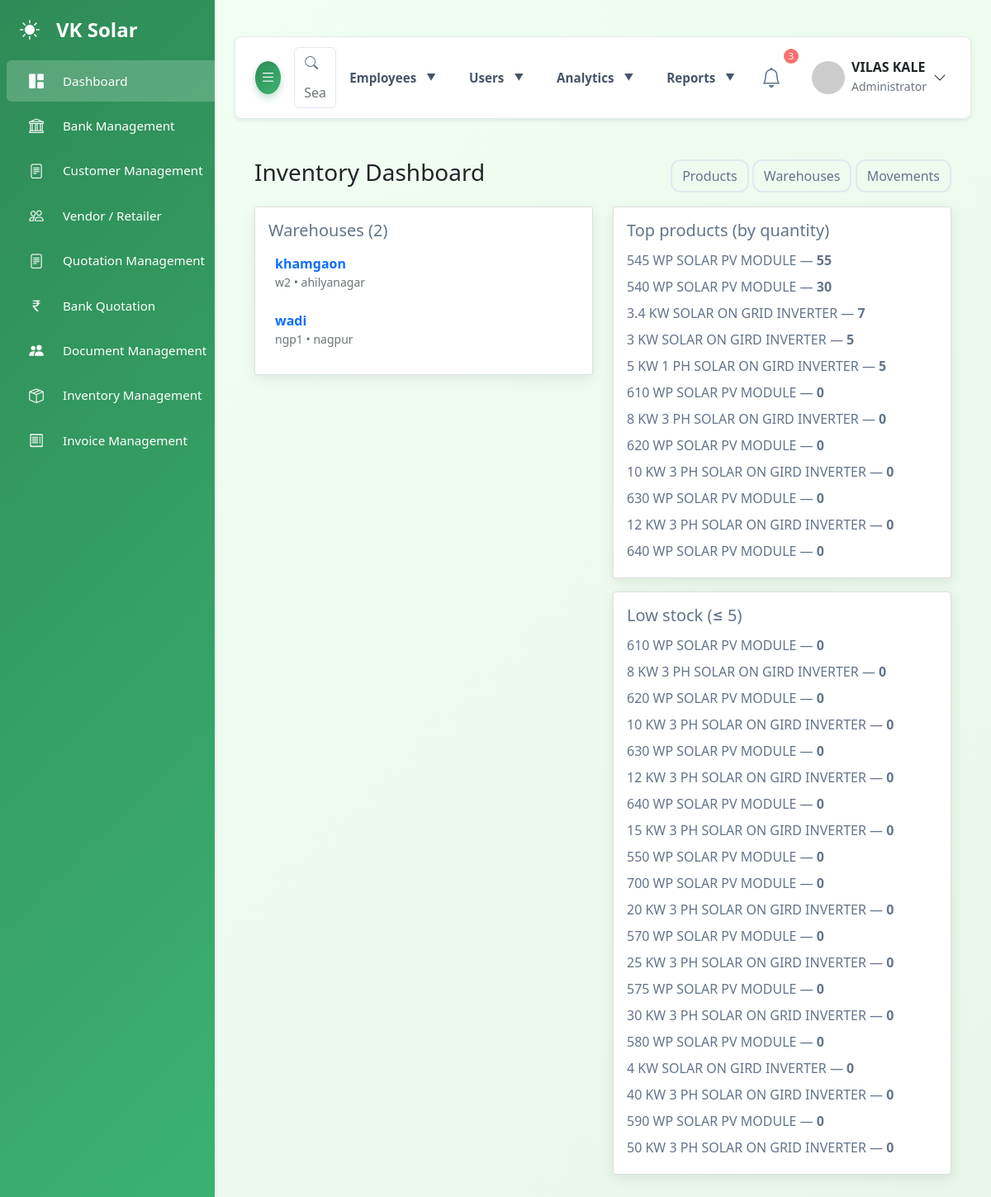
The app's page /admin/inventory/inventory_dashboard.php (signed in) with its own data.
### tables this page shows
CREATE TABLE `warehouses` (
  `id` int NOT NULL,
  `name` varchar(150) NOT NULL,
  `code` varchar(50) DEFAULT NULL,
  `address` text,
  `city` varchar(100) DEFAULT NULL,
  `state` varchar(100) DEFAULT NULL,
  `pincode` varchar(12) DEFAULT NULL,
  `contact_name` varchar(100) DEFAULT NULL,
  `contact_phone` varchar(20) DEFAULT NULL,
  `image` varchar(255) DEFAULT NULL,
  `created_by` int DEFAULT NULL,
  `created_at` timestamp NULL DEFAULT CURRENT_TIMESTAMP,
  `updated_at` timestamp NULL DEFAULT CURRENT_TIMESTAMP ON UPDATE CURRENT_TIMESTAMP
);

CREATE TABLE `products` (
  `id` int NOT NULL,
  `product_id` varchar(20)  NOT NULL,
  `name` varchar(255)  NOT NULL,
  `category_id` int DEFAULT NULL,
  `hsn_code` varchar(50)  DEFAULT NULL,
  `created_by` int DEFAULT NULL,
  `created_at` datetime DEFAULT CURRENT_TIMESTAMP,
  `updated_at` datetime DEFAULT CURRENT_TIMESTAMP ON UPDATE CURRENT_TIMESTAMP
);

### admin/inventory/inventory_dashboard.php (the view, shortened to what this page needs)
<?php
require_once __DIR__ . '/../connect/auth_middleware.php';
$warehouses = $conn->query("SELECT id,name,code,city,image FROM warehouses ORDER BY name")->fetch_all(MYSQLI_ASSOC);
$top = $conn->query("SELECT p.id,p.name, COALESCE(SUM(ws.quantity),0) as total
                     FROM products p
                     LEFT JOIN warehouse_stock ws ON ws.product_id = p.id
                     GROUP BY p.id ORDER BY total DESC LIMIT 12")->fetch_all(MYSQLI_ASSOC);
$threshold = 5;
$low = $conn->query("SELECT p.id,p.name, COALESCE(SUM(ws.quantity),0) as total
                     FROM products p
                     LEFT JOIN warehouse_stock ws ON ws.product_id = p.id
                     GROUP BY p.id HAVING total <= {$threshold} ORDER BY total ASC LIMIT 20")->fetch_all(MYSQLI_ASSOC);
?>
<!doctype html><html><head><meta charset="utf-8"><title>Inventory Dashboard</title>
  <?php require_once __DIR__ . '/../include/head2.php'; ?>
    <link href="https://cdn.jsdelivr.net/npm/bootstrap@5.1.3/dist/css/bootstrap.min.css" rel="stylesheet">
</head><body>
    <?php $cwd = getcwd(); chdir(__DIR__ . '/..'); include 'include/sidebar.php'; chdir($cwd); ?>
<div id="main-content">
<?php $cwd = getcwd(); chdir(__DIR__ . '/..'); include 'include/navbar.php'; chdir($cwd); ?>
<main class="container py-4">
  <div class="d-flex justify-content-between align-items-center mb-3">
    <h3>Inventory Dashboard</h3>
    <div>
      <a href="products.php" class="btn btn-outline-secondary">Products</a>
      <a href="warehouses.php" class="btn btn-outline-secondary">Warehouses</a>
      <a href="stock_movements.php" class="btn btn-outline-secondary">Movements</a>
    </div>
  </div>
  <div class="row mb-4">
    <div class="col-md-6">
      <div class="card p-3 mb-3">
        <h5>Warehouses (<?= count($warehouses) ?>)</h5>
        <div class="row">
          <?php foreach($warehouses as $w): ?>
            <div class="col-12 mb-2">
              <a class="d-block p-2" href="warehouse_view.php?id=<?= intval($w['id']) ?>" style="text-decoration:none">
                <strong><?= htmlspecialchars($w['name']) ?></strong>
                <div class="text-muted small"><?= htmlspecialchars($w['code'] ?? '') ?> <?= $w['city'] ? ' • '.htmlspecialchars($w['city']) : '' ?></div>
              </a>
            </div>
          <?php endforeach; ?>
        </div>
      </div>
    </div>
    <div class="col-md-6">
      <div class="card p-3 mb-3">
        <h5>Top products (by quantity)</h5>
        <ul class="list-unstyled mb-0">
          <?php foreach($top as $t): ?>
            <li class="py-1">
              <?= htmlspecialchars($t['name']) ?>  — <strong><?= intval($t['total']) ?></strong>
            </li>
          <?php endforeach; ?>
        </ul>
      </div>
      <div class="card p-3">
        <h5>Low stock (≤ <?= intval($threshold) ?>)</h5>
        <?php if (empty($low)): ?><div class="text-muted">No low stock items</div><?php else: ?>
        <ul class="list-unstyled mb-0">
          <?php foreach($low as $l): ?>
            <li class="py-1"><?= htmlspecialchars($l['name']) ?> — <strong><?= intval($l['total']) ?></strong></li>
          <?php endforeach; ?>
        </ul>
        <?php endif; ?>
      </div>
    </div>
  </div>
</main>
</div>
</body></html>

### admin/css&js/style.css (style rules this page uses)
:root { --primary: #2e8b57; --primary-light: #3cb371; --primary-dark: #1e6b47; --secondary: #f5f5f5; --accent: #87ceeb; --accent-light: #b0e2ff; --earth: #d2b48c; --earth-light: #f0e6d6; --dark: #2c3e50; --light: #f8f9fa; --gradient-primary: linear-gradient( 135deg, var(--primary) 0%, var(--primary-light) 100% ); --gradient-secondary: linear-gradient( 135deg, var(--earth-light) 0%, var(--secondary) 100% ); --gradient-hero: linear-gradient( 135deg, rgba(46, 139, 87, 0.85) 0%, rgba(60, 179, 113, 0.85) 100% ); --gradient-nature: linear-gradient( 135deg, var(--primary) 0%, var(--accent) 100% ); --background-light: #f1f5f9; --text-light: #64748b; --card-bg-light: #ffffff; --border-color-light: #e2e8f0; --success-color: #10b981; --danger-color: #f87171; --warning-color: #fbbf24; }
body { font-family: "Inter", sans-serif; background-color: var(--background-light); color: var(--text-light); padding-top: 20px; overflow-x: hidden; }
#main-content { margin-left: 260px; padding: 1.5rem; transition: margin-left 0.3s ease-in-out; }
.card { border: none; border-radius: 0.5rem; box-shadow: 0 0.1rem 0.5rem rgba(0, 0, 0, 0.05); transition: all 0.3s; background-color: var(--card-bg-light); color: var(--text-light); border: 1px solid var(--border-color-light); }

### admin/css&js/carousel.css (style rules this page uses)
:root { --primary: #2e8b57; --primary-light: #3cb371; --primary-dark: #1e6b47; --secondary: #f5f5f5; --accent: #87ceeb; --dark: #2c3e50; --light: #f8f9fa; --gradient-primary: linear-gradient( 135deg, var(--primary) 0%, var(--primary-light) 100% ); --background-light: #f1f5f9; --text-light: #64748b; --card-bg-light: #ffffff; --border-color-light: #e2e8f0; --success-color: #10b981; --danger-color: #f87171; --warning-color: #fbbf24; }
body { font-family: "Inter", sans-serif; background-color: var(--background-light); color: var(--text-light); padding-top: 20px; overflow-x: hidden; }
#main-content { margin-left: 260px; padding: 1.5rem; transition: margin-left 0.3s ease-in-out; }
.card { border: none; border-radius: 1rem; box-shadow: 0 0.5rem 1.5rem rgba(46, 139, 87, 0.08); transition: all 0.3s; background: var(--card-bg-light); color: var(--text-light); overflow: hidden; }
.btn-outline-secondary { border: 2px solid var(--border-color-light) !important; color: var(--text-light) !important; border-radius: 0.75rem !important; transition: all 0.3s ease; font-weight: 600; padding: 12px 30px; }

### admin/css&js/logo&brand.css (style rules this page uses)
:root { --primary-green: #48bb78; --dark-green: #38a169; --light-green: #c6f6d5; --accent-green: #68d391; --text-dark: #2d3748; --text-light: #718096; --bg-light: #f7fafc; --border: #e2e8f0; --shadow: 0 2px 4px -1px rgba(0, 0, 0, 0.1), 0 1px 2px -1px rgba(0, 0, 0, 0.06); --shadow-lg: 0 4px 6px -1px rgba(0, 0, 0, 0.1), 0 2px 4px -1px rgba(0, 0, 0, 0.06); }
.text-muted { color: var(--text-light) !important; }
.small { font-size: 0.8rem; }

### admin/css&js/project.css (style rules this page uses)
:root { --primary: #2e8b57; --primary-light: #3cb371; --primary-dark: #1e6b47; --secondary: #f5f5f5; --accent: #87ceeb; --accent-light: #b0e2ff; --earth: #d2b48c; --earth-light: #f0e6d6; --dark: #2c3e50; --light: #f8f9fa; --gradient-primary: linear-gradient( 135deg, var(--primary) 0%, var(--primary-light) 100% ); --background-light: #f1f5f9; --text-light: #64748b; --card-bg-light: #ffffff; --border-color-light: #e2e8f0; --success-color: #10b981; --danger-color: #f87171; --warning-color: #fbbf24; }
body { font-family: "Inter", sans-serif; background-color: var(--background-light); color: var(--text-light); padding-top: 20px; overflow-x: hidden; }
#main-content { margin-left: 260px; padding: 1.5rem; transition: margin-left 0.3s ease-in-out; }
.card { border: none; border-radius: 0.5rem; box-shadow: 0 0.1rem 0.5rem rgba(0, 0, 0, 0.05); transition: all 0.3s; background-color: var(--card-bg-light); color: var(--text-light); border: 1px solid var(--border-color-light); }

### admin/css&js/view-project.css (style rules this page uses)
:root { --primary-color: #2e8b57; --secondary-color: #3cb371; --light-color: #f5f5f5; --dark-color: #333; --border-radius: 10px; --box-shadow: 0 3px 10px rgba(0, 0, 0, 0.08); --transition: all 0.3s ease; }
body { background-color: #f8f9fa; font-family: "Segoe UI", Tahoma, Geneva, Verdana, sans-serif; line-height: 1.6; }

### admin/css&js/view-product.css (style rules this page uses)
:root { --primary-color: #2e8b57; --secondary-color: #3cb371; --light-color: #f5f5f5; --dark-color: #333; --border-radius: 10px; --box-shadow: 0 3px 10px rgba(0, 0, 0, 0.08); --transition: all 0.3s ease; }
body { background-color: #f8f9fa; font-family: "Segoe UI", Tahoma, Geneva, Verdana, sans-serif; line-height: 1.6; }

### records on screen
warehouses: name "khamgaon", code "w2", city "ahilyanagar"
warehouses: name "wadi", code "ngp1", city "nagpur"
products: name "545 WP SOLAR PV MODULE", total "55"
products: name "540 WP SOLAR PV MODULE", total "30"
products: name "3.4 KW SOLAR ON GRID INVERTER", total "7"
products: name "3 KW SOLAR ON GIRD INVERTER", total "5"
products: name "5 KW 1 PH SOLAR ON GIRD INVERTER", total "5"
products: name "610 WP SOLAR PV MODULE", total "0"
products: name "8 KW 3 PH SOLAR ON GIRD INVERTER", total "0"
products: name "620 WP SOLAR PV MODULE", total "0"
products: name "10 KW 3 PH SOLAR ON GIRD INVERTER", total "0"
products: name "630 WP SOLAR PV MODULE", total "0"
products: name "12 KW 3 PH SOLAR ON GIRD INVERTER", total "0"
products: name "640 WP SOLAR PV MODULE", total "0"
products: name "15 KW 3 PH SOLAR ON GIRD INVERTER", total "0"
products: name "550 WP SOLAR PV MODULE", total "0"
products: name "700 WP SOLAR PV MODULE", total "0"
products: name "20 KW 3 PH SOLAR ON GIRD INVERTER", total "0"
products: name "570 WP SOLAR PV MODULE", total "0"
products: name "25 KW 3 PH SOLAR ON GIRD INVERTER", total "0"
products: name "575 WP SOLAR PV MODULE", total "0"
products: name "30 KW 3 PH SOLAR ON GRID INVERTER", total "0"
products: name "580 WP SOLAR PV MODULE", total "0"
products: name "4 KW SOLAR ON GIRD INVERTER", total "0"
products: name "40 KW 3 PH SOLAR ON GIRD INVERTER", total "0"
products: name "590 WP SOLAR PV MODULE", total "0"
products: name "50 KW 3 PH SOLAR ON GRID INVERTER", total "0"

### other values on screen
$current_user_name "VILAS KALE"
$role_names[$current_role] "Administrator"
count($warehouses) "2"
$threshold "5"
